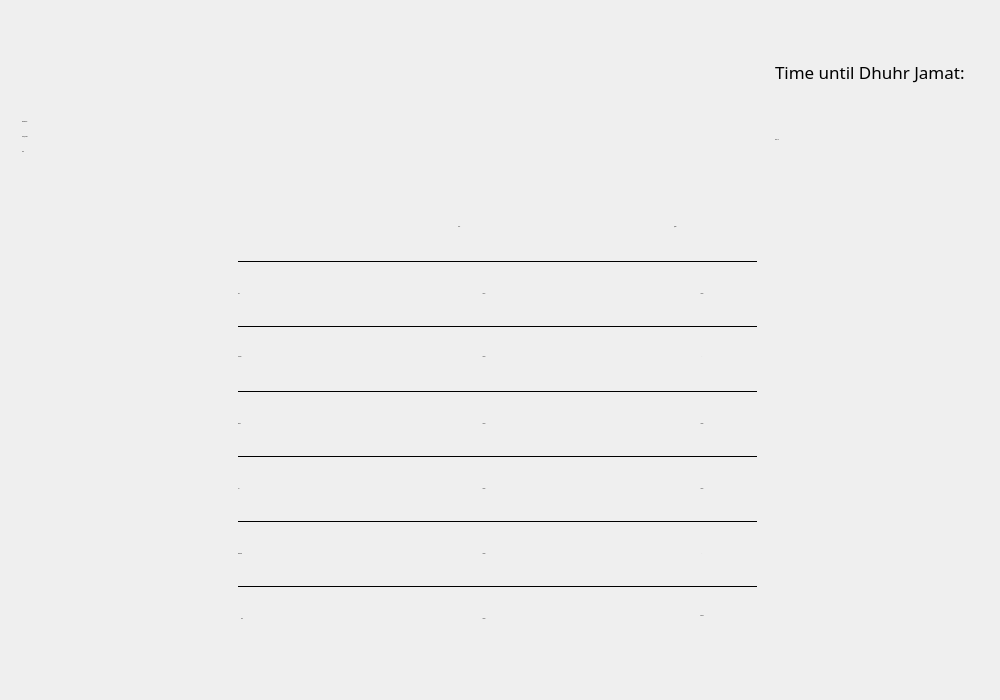
<?xml version="1.0" encoding="UTF-8"?>
<ui version="4.0">
 <class>MainWindow</class>
 <widget class="QMainWindow" name="MainWindow">
  <property name="windowModality">
   <enum>Qt::WindowModal</enum>
  </property>
  <property name="geometry">
   <rect>
    <x>0</x>
    <y>0</y>
    <width>1000</width>
    <height>700</height>
   </rect>
  </property>
  <property name="mouseTracking">
   <bool>false</bool>
  </property>
  <property name="focusPolicy">
   <enum>Qt::NoFocus</enum>
  </property>
  <property name="windowTitle">
   <string>MainWindow</string>
  </property>
  <property name="windowIcon">
   <iconset>
    <normaloff>icons/islamic3.png</normaloff>icons/islamic3.png</iconset>
  </property>
  <property name="windowOpacity">
   <double>1.000000000000000</double>
  </property>
  <property name="styleSheet">
   <string notr="true"/>
  </property>
  <widget class="QWidget" name="centralwidget">
   <property name="focusPolicy">
    <enum>Qt::NoFocus</enum>
   </property>
   <widget class="QLabel" name="date_label">
    <property name="geometry">
     <rect>
      <x>22</x>
      <y>38</y>
      <width>354</width>
      <height>198</height>
     </rect>
    </property>
    <property name="font">
     <font>
      <family>Nunito</family>
      <pointsize>-1</pointsize>
      <weight>50</weight>
      <italic>false</italic>
      <bold>false</bold>
     </font>
    </property>
    <property name="styleSheet">
     <string notr="true">font: 48px &quot;Nunito&quot;;</string>
    </property>
    <property name="text">
     <string>&lt;html&gt;&lt;head/&gt;&lt;body&gt;&lt;p&gt;Wednesday &lt;/p&gt;&lt;p&gt;26th January &lt;/p&gt;&lt;p&gt;2018&lt;/p&gt;&lt;/body&gt;&lt;/html&gt;</string>
    </property>
   </widget>
   <widget class="QLabel" name="timeleft_label">
    <property name="geometry">
     <rect>
      <x>775</x>
      <y>38</y>
      <width>197</width>
      <height>69</height>
     </rect>
    </property>
    <property name="font">
     <font>
      <family>Nunito</family>
      <pointsize>-1</pointsize>
      <weight>50</weight>
      <italic>false</italic>
      <bold>false</bold>
     </font>
    </property>
    <property name="styleSheet">
     <string notr="true">font: 25px &quot;Nunito&quot;;</string>
    </property>
    <property name="text">
     <string>&lt;html&gt;&lt;head/&gt;&lt;body&gt;&lt;p&gt;&lt;span style=&quot; font-size:13pt;&quot;&gt;Time until Dhuhr Jamat:&lt;/span&gt;&lt;/p&gt;&lt;/body&gt;&lt;/html&gt;</string>
    </property>
    <property name="alignment">
     <set>Qt::AlignLeading|Qt::AlignLeft|Qt::AlignVCenter</set>
    </property>
    <property name="wordWrap">
     <bool>true</bool>
    </property>
   </widget>
   <widget class="QLabel" name="t11_label">
    <property name="geometry">
     <rect>
      <x>775</x>
      <y>107</y>
      <width>197</width>
      <height>66</height>
     </rect>
    </property>
    <property name="font">
     <font>
      <family>Nunito</family>
      <pointsize>-1</pointsize>
      <weight>50</weight>
      <italic>false</italic>
      <bold>false</bold>
     </font>
    </property>
    <property name="styleSheet">
     <string notr="true">font: 48px &quot;Nunito&quot;;</string>
    </property>
    <property name="text">
     <string>&lt;html&gt;&lt;head/&gt;&lt;body&gt;&lt;p&gt;00:85:12&lt;/p&gt;&lt;/body&gt;&lt;/html&gt;</string>
    </property>
   </widget>
   <widget class="QLabel" name="label_5">
    <property name="geometry">
     <rect>
      <x>458</x>
      <y>213</y>
      <width>51</width>
      <height>28</height>
     </rect>
    </property>
    <property name="font">
     <font>
      <family>Nunito</family>
      <pointsize>-1</pointsize>
      <weight>50</weight>
      <italic>false</italic>
      <bold>false</bold>
     </font>
    </property>
    <property name="styleSheet">
     <string notr="true">font: 20px &quot;Nunito&quot;;</string>
    </property>
    <property name="text">
     <string>&lt;html&gt;&lt;head/&gt;&lt;body&gt;&lt;p&gt;Start&lt;/p&gt;&lt;/body&gt;&lt;/html&gt;</string>
    </property>
   </widget>
   <widget class="QLabel" name="label_6">
    <property name="geometry">
     <rect>
      <x>674</x>
      <y>213</y>
      <width>56</width>
      <height>28</height>
     </rect>
    </property>
    <property name="font">
     <font>
      <family>Nunito</family>
      <pointsize>-1</pointsize>
      <weight>50</weight>
      <italic>false</italic>
      <bold>false</bold>
     </font>
    </property>
    <property name="styleSheet">
     <string notr="true">font: 20px &quot;Nunito&quot;;</string>
    </property>
    <property name="text">
     <string>&lt;html&gt;&lt;head/&gt;&lt;body&gt;&lt;p&gt;Jamat&lt;/p&gt;&lt;/body&gt;&lt;/html&gt;</string>
    </property>
   </widget>
   <widget class="QLabel" name="label_7">
    <property name="geometry">
     <rect>
      <x>238</x>
      <y>280</y>
      <width>90</width>
      <height>28</height>
     </rect>
    </property>
    <property name="font">
     <font>
      <family>Nunito</family>
      <pointsize>-1</pointsize>
      <weight>50</weight>
      <italic>false</italic>
      <bold>false</bold>
     </font>
    </property>
    <property name="styleSheet">
     <string notr="true">font: 20px &quot;Nunito&quot;;</string>
    </property>
    <property name="text">
     <string>&lt;html&gt;&lt;head/&gt;&lt;body&gt;&lt;p&gt;Fajr&lt;/p&gt;&lt;/body&gt;&lt;/html&gt;</string>
    </property>
   </widget>
   <widget class="QLabel" name="label_8">
    <property name="geometry">
     <rect>
      <x>238</x>
      <y>343</y>
      <width>90</width>
      <height>28</height>
     </rect>
    </property>
    <property name="font">
     <font>
      <family>Nunito</family>
      <pointsize>-1</pointsize>
      <weight>50</weight>
      <italic>false</italic>
      <bold>false</bold>
     </font>
    </property>
    <property name="styleSheet">
     <string notr="true">font: 20px &quot;Nunito&quot;;</string>
    </property>
    <property name="text">
     <string>&lt;html&gt;&lt;head/&gt;&lt;body&gt;&lt;p&gt;Sunrise&lt;/p&gt;&lt;/body&gt;&lt;/html&gt;</string>
    </property>
   </widget>
   <widget class="QLabel" name="label_9">
    <property name="geometry">
     <rect>
      <x>238</x>
      <y>410</y>
      <width>90</width>
      <height>28</height>
     </rect>
    </property>
    <property name="font">
     <font>
      <family>Nunito</family>
      <pointsize>-1</pointsize>
      <weight>50</weight>
      <italic>false</italic>
      <bold>false</bold>
     </font>
    </property>
    <property name="styleSheet">
     <string notr="true">font: 20px &quot;Nunito&quot;;</string>
    </property>
    <property name="text">
     <string>&lt;html&gt;&lt;head/&gt;&lt;body&gt;&lt;p&gt;Dhuhr&lt;/p&gt;&lt;/body&gt;&lt;/html&gt;</string>
    </property>
   </widget>
   <widget class="QLabel" name="label_10">
    <property name="geometry">
     <rect>
      <x>238</x>
      <y>475</y>
      <width>90</width>
      <height>28</height>
     </rect>
    </property>
    <property name="font">
     <font>
      <family>Nunito</family>
      <pointsize>-1</pointsize>
      <weight>50</weight>
      <italic>false</italic>
      <bold>false</bold>
     </font>
    </property>
    <property name="styleSheet">
     <string notr="true">font: 20px &quot;Nunito&quot;;</string>
    </property>
    <property name="text">
     <string>&lt;html&gt;&lt;head/&gt;&lt;body&gt;&lt;p&gt;Asr&lt;/p&gt;&lt;/body&gt;&lt;/html&gt;</string>
    </property>
   </widget>
   <widget class="QLabel" name="label_11">
    <property name="geometry">
     <rect>
      <x>238</x>
      <y>540</y>
      <width>90</width>
      <height>28</height>
     </rect>
    </property>
    <property name="font">
     <font>
      <family>Nunito</family>
      <pointsize>-1</pointsize>
      <weight>50</weight>
      <italic>false</italic>
      <bold>false</bold>
     </font>
    </property>
    <property name="styleSheet">
     <string notr="true">font: 20px &quot;Nunito&quot;;</string>
    </property>
    <property name="text">
     <string>&lt;html&gt;&lt;head/&gt;&lt;body&gt;&lt;p&gt;Maghrib&lt;/p&gt;&lt;/body&gt;&lt;/html&gt;</string>
    </property>
   </widget>
   <widget class="QLabel" name="label_12">
    <property name="geometry">
     <rect>
      <x>241</x>
      <y>605</y>
      <width>90</width>
      <height>28</height>
     </rect>
    </property>
    <property name="font">
     <font>
      <family>Nunito</family>
      <pointsize>-1</pointsize>
      <weight>50</weight>
      <italic>false</italic>
      <bold>false</bold>
     </font>
    </property>
    <property name="styleSheet">
     <string notr="true">font: 20px &quot;Nunito&quot;;</string>
    </property>
    <property name="text">
     <string>&lt;html&gt;&lt;head/&gt;&lt;body&gt;&lt;p&gt;Isha&lt;/p&gt;&lt;/body&gt;&lt;/html&gt;</string>
    </property>
   </widget>
   <widget class="QLabel" name="t1_label">
    <property name="geometry">
     <rect>
      <x>429</x>
      <y>277</y>
      <width>110</width>
      <height>34</height>
     </rect>
    </property>
    <property name="font">
     <font>
      <family>Nunito</family>
      <pointsize>-1</pointsize>
      <weight>50</weight>
      <italic>false</italic>
      <bold>false</bold>
     </font>
    </property>
    <property name="styleSheet">
     <string notr="true">font: 25px &quot;Nunito&quot;;</string>
    </property>
    <property name="text">
     <string>&lt;html&gt;&lt;head/&gt;&lt;body&gt;&lt;p&gt;Time1&lt;/p&gt;&lt;/body&gt;&lt;/html&gt;</string>
    </property>
    <property name="alignment">
     <set>Qt::AlignCenter</set>
    </property>
   </widget>
   <widget class="QLabel" name="t2_label">
    <property name="geometry">
     <rect>
      <x>647</x>
      <y>277</y>
      <width>110</width>
      <height>34</height>
     </rect>
    </property>
    <property name="font">
     <font>
      <family>Nunito</family>
      <pointsize>-1</pointsize>
      <weight>50</weight>
      <italic>false</italic>
      <bold>false</bold>
     </font>
    </property>
    <property name="styleSheet">
     <string notr="true">font: 25px &quot;Nunito&quot;;</string>
    </property>
    <property name="text">
     <string>&lt;html&gt;&lt;head/&gt;&lt;body&gt;&lt;p&gt;Time2&lt;/p&gt;&lt;/body&gt;&lt;/html&gt;</string>
    </property>
    <property name="alignment">
     <set>Qt::AlignCenter</set>
    </property>
   </widget>
   <widget class="QLabel" name="t3_label">
    <property name="geometry">
     <rect>
      <x>429</x>
      <y>340</y>
      <width>110</width>
      <height>34</height>
     </rect>
    </property>
    <property name="font">
     <font>
      <family>Nunito</family>
      <pointsize>-1</pointsize>
      <weight>50</weight>
      <italic>false</italic>
      <bold>false</bold>
     </font>
    </property>
    <property name="styleSheet">
     <string notr="true">font: 25px &quot;Nunito&quot;;</string>
    </property>
    <property name="text">
     <string>&lt;html&gt;&lt;head/&gt;&lt;body&gt;&lt;p&gt;Time3&lt;/p&gt;&lt;/body&gt;&lt;/html&gt;</string>
    </property>
    <property name="alignment">
     <set>Qt::AlignCenter</set>
    </property>
   </widget>
   <widget class="QLabel" name="label_16">
    <property name="geometry">
     <rect>
      <x>647</x>
      <y>340</y>
      <width>110</width>
      <height>34</height>
     </rect>
    </property>
    <property name="font">
     <font>
      <family>Nunito</family>
      <pointsize>-1</pointsize>
      <weight>50</weight>
      <italic>false</italic>
      <bold>false</bold>
     </font>
    </property>
    <property name="styleSheet">
     <string notr="true">font: 25px &quot;Nunito&quot;;</string>
    </property>
    <property name="text">
     <string>&lt;html&gt;&lt;head/&gt;&lt;body&gt;&lt;p&gt;-&lt;/p&gt;&lt;/body&gt;&lt;/html&gt;</string>
    </property>
    <property name="alignment">
     <set>Qt::AlignCenter</set>
    </property>
   </widget>
   <widget class="QLabel" name="t4_label">
    <property name="geometry">
     <rect>
      <x>429</x>
      <y>407</y>
      <width>110</width>
      <height>34</height>
     </rect>
    </property>
    <property name="font">
     <font>
      <family>Nunito</family>
      <pointsize>-1</pointsize>
      <weight>50</weight>
      <italic>false</italic>
      <bold>false</bold>
     </font>
    </property>
    <property name="styleSheet">
     <string notr="true">font: 25px &quot;Nunito&quot;;</string>
    </property>
    <property name="text">
     <string>&lt;html&gt;&lt;head/&gt;&lt;body&gt;&lt;p&gt;Time4&lt;/p&gt;&lt;/body&gt;&lt;/html&gt;</string>
    </property>
    <property name="alignment">
     <set>Qt::AlignCenter</set>
    </property>
   </widget>
   <widget class="QLabel" name="t6_label">
    <property name="geometry">
     <rect>
      <x>429</x>
      <y>472</y>
      <width>110</width>
      <height>34</height>
     </rect>
    </property>
    <property name="font">
     <font>
      <family>Nunito</family>
      <pointsize>-1</pointsize>
      <weight>50</weight>
      <italic>false</italic>
      <bold>false</bold>
     </font>
    </property>
    <property name="styleSheet">
     <string notr="true">font: 25px &quot;Nunito&quot;;</string>
    </property>
    <property name="text">
     <string>&lt;html&gt;&lt;head/&gt;&lt;body&gt;&lt;p&gt;Time6&lt;/p&gt;&lt;/body&gt;&lt;/html&gt;</string>
    </property>
    <property name="alignment">
     <set>Qt::AlignCenter</set>
    </property>
   </widget>
   <widget class="QLabel" name="t7_label">
    <property name="geometry">
     <rect>
      <x>647</x>
      <y>472</y>
      <width>110</width>
      <height>34</height>
     </rect>
    </property>
    <property name="font">
     <font>
      <family>Nunito</family>
      <pointsize>-1</pointsize>
      <weight>50</weight>
      <italic>false</italic>
      <bold>false</bold>
     </font>
    </property>
    <property name="styleSheet">
     <string notr="true">font: 25px &quot;Nunito&quot;;</string>
    </property>
    <property name="text">
     <string>&lt;html&gt;&lt;head/&gt;&lt;body&gt;&lt;p&gt;Time7&lt;/p&gt;&lt;/body&gt;&lt;/html&gt;</string>
    </property>
    <property name="alignment">
     <set>Qt::AlignCenter</set>
    </property>
   </widget>
   <widget class="QLabel" name="t8_label">
    <property name="geometry">
     <rect>
      <x>429</x>
      <y>537</y>
      <width>110</width>
      <height>34</height>
     </rect>
    </property>
    <property name="font">
     <font>
      <family>Nunito</family>
      <pointsize>-1</pointsize>
      <weight>50</weight>
      <italic>false</italic>
      <bold>false</bold>
     </font>
    </property>
    <property name="styleSheet">
     <string notr="true">font: 25px &quot;Nunito&quot;;</string>
    </property>
    <property name="text">
     <string>&lt;html&gt;&lt;head/&gt;&lt;body&gt;&lt;p&gt;Time8&lt;/p&gt;&lt;/body&gt;&lt;/html&gt;</string>
    </property>
    <property name="alignment">
     <set>Qt::AlignCenter</set>
    </property>
   </widget>
   <widget class="QLabel" name="label_21">
    <property name="geometry">
     <rect>
      <x>647</x>
      <y>537</y>
      <width>110</width>
      <height>34</height>
     </rect>
    </property>
    <property name="font">
     <font>
      <family>Nunito</family>
      <pointsize>-1</pointsize>
      <weight>50</weight>
      <italic>false</italic>
      <bold>false</bold>
     </font>
    </property>
    <property name="styleSheet">
     <string notr="true">font: 25px &quot;Nunito&quot;;</string>
    </property>
    <property name="text">
     <string>&lt;html&gt;&lt;head/&gt;&lt;body&gt;&lt;p&gt;-&lt;/p&gt;&lt;/body&gt;&lt;/html&gt;</string>
    </property>
    <property name="alignment">
     <set>Qt::AlignCenter</set>
    </property>
   </widget>
   <widget class="QLabel" name="t9_label">
    <property name="geometry">
     <rect>
      <x>429</x>
      <y>602</y>
      <width>110</width>
      <height>34</height>
     </rect>
    </property>
    <property name="font">
     <font>
      <family>Nunito</family>
      <pointsize>-1</pointsize>
      <weight>50</weight>
      <italic>false</italic>
      <bold>false</bold>
     </font>
    </property>
    <property name="styleSheet">
     <string notr="true">font: 25px &quot;Nunito&quot;;</string>
    </property>
    <property name="text">
     <string>&lt;html&gt;&lt;head/&gt;&lt;body&gt;&lt;p&gt;Time9&lt;/p&gt;&lt;/body&gt;&lt;/html&gt;</string>
    </property>
    <property name="alignment">
     <set>Qt::AlignCenter</set>
    </property>
   </widget>
   <widget class="QLabel" name="t10_label">
    <property name="geometry">
     <rect>
      <x>647</x>
      <y>599</y>
      <width>110</width>
      <height>34</height>
     </rect>
    </property>
    <property name="font">
     <font>
      <family>Nunito</family>
      <pointsize>-1</pointsize>
      <weight>50</weight>
      <italic>false</italic>
      <bold>false</bold>
     </font>
    </property>
    <property name="styleSheet">
     <string notr="true">font: 25px &quot;Nunito&quot;;</string>
    </property>
    <property name="text">
     <string>&lt;html&gt;&lt;head/&gt;&lt;body&gt;&lt;p&gt;Time10&lt;/p&gt;&lt;/body&gt;&lt;/html&gt;</string>
    </property>
    <property name="alignment">
     <set>Qt::AlignCenter</set>
    </property>
   </widget>
   <widget class="QLabel" name="t5_label">
    <property name="geometry">
     <rect>
      <x>647</x>
      <y>407</y>
      <width>110</width>
      <height>34</height>
     </rect>
    </property>
    <property name="font">
     <font>
      <family>Nunito</family>
      <pointsize>-1</pointsize>
      <weight>50</weight>
      <italic>false</italic>
      <bold>false</bold>
     </font>
    </property>
    <property name="styleSheet">
     <string notr="true">font: 25px &quot;Nunito&quot;;</string>
    </property>
    <property name="text">
     <string>&lt;html&gt;&lt;head/&gt;&lt;body&gt;&lt;p&gt;Time5&lt;/p&gt;&lt;/body&gt;&lt;/html&gt;</string>
    </property>
    <property name="alignment">
     <set>Qt::AlignCenter</set>
    </property>
   </widget>
   <widget class="QPushButton" name="b_button">
    <property name="geometry">
     <rect>
      <x>22</x>
      <y>630</y>
      <width>43</width>
      <height>43</height>
     </rect>
    </property>
    <property name="focusPolicy">
     <enum>Qt::NoFocus</enum>
    </property>
    <property name="styleSheet">
     <string notr="true">
</string>
    </property>
    <property name="text">
     <string/>
    </property>
    <property name="icon">
     <iconset>
      <normaloff>icons/arrow_left.png</normaloff>icons/arrow_left.png</iconset>
    </property>
    <property name="iconSize">
     <size>
      <width>43</width>
      <height>43</height>
     </size>
    </property>
    <property name="flat">
     <bool>true</bool>
    </property>
   </widget>
   <widget class="QPushButton" name="f_button">
    <property name="geometry">
     <rect>
      <x>87</x>
      <y>630</y>
      <width>43</width>
      <height>43</height>
     </rect>
    </property>
    <property name="focusPolicy">
     <enum>Qt::NoFocus</enum>
    </property>
    <property name="text">
     <string/>
    </property>
    <property name="icon">
     <iconset>
      <normaloff>icons/arrow_right.png</normaloff>icons/arrow_right.png</iconset>
    </property>
    <property name="iconSize">
     <size>
      <width>43</width>
      <height>43</height>
     </size>
    </property>
    <property name="flat">
     <bool>true</bool>
    </property>
   </widget>
   <widget class="QPushButton" name="s_button">
    <property name="geometry">
     <rect>
      <x>929</x>
      <y>630</y>
      <width>43</width>
      <height>43</height>
     </rect>
    </property>
    <property name="focusPolicy">
     <enum>Qt::NoFocus</enum>
    </property>
    <property name="text">
     <string/>
    </property>
    <property name="icon">
     <iconset>
      <normaloff>icons/settings.png</normaloff>icons/settings.png</iconset>
    </property>
    <property name="iconSize">
     <size>
      <width>43</width>
      <height>43</height>
     </size>
    </property>
    <property name="flat">
     <bool>true</bool>
    </property>
   </widget>
   <widget class="Line" name="line">
    <property name="geometry">
     <rect>
      <x>238</x>
      <y>261</y>
      <width>519</width>
      <height>1</height>
     </rect>
    </property>
    <property name="styleSheet">
     <string notr="true">background-color: rgb(0, 0, 0);</string>
    </property>
    <property name="lineWidth">
     <number>1</number>
    </property>
    <property name="midLineWidth">
     <number>0</number>
    </property>
    <property name="orientation">
     <enum>Qt::Horizontal</enum>
    </property>
   </widget>
   <widget class="Line" name="line_2">
    <property name="geometry">
     <rect>
      <x>238</x>
      <y>326</y>
      <width>519</width>
      <height>1</height>
     </rect>
    </property>
    <property name="styleSheet">
     <string notr="true">background-color: rgb(0, 0, 0);</string>
    </property>
    <property name="lineWidth">
     <number>1</number>
    </property>
    <property name="midLineWidth">
     <number>0</number>
    </property>
    <property name="orientation">
     <enum>Qt::Horizontal</enum>
    </property>
   </widget>
   <widget class="Line" name="line_3">
    <property name="geometry">
     <rect>
      <x>238</x>
      <y>391</y>
      <width>519</width>
      <height>1</height>
     </rect>
    </property>
    <property name="styleSheet">
     <string notr="true">background-color: rgb(0, 0, 0);</string>
    </property>
    <property name="lineWidth">
     <number>1</number>
    </property>
    <property name="midLineWidth">
     <number>0</number>
    </property>
    <property name="orientation">
     <enum>Qt::Horizontal</enum>
    </property>
   </widget>
   <widget class="Line" name="line_4">
    <property name="geometry">
     <rect>
      <x>238</x>
      <y>456</y>
      <width>519</width>
      <height>1</height>
     </rect>
    </property>
    <property name="styleSheet">
     <string notr="true">background-color: rgb(0, 0, 0);</string>
    </property>
    <property name="lineWidth">
     <number>1</number>
    </property>
    <property name="midLineWidth">
     <number>0</number>
    </property>
    <property name="orientation">
     <enum>Qt::Horizontal</enum>
    </property>
   </widget>
   <widget class="Line" name="line_5">
    <property name="geometry">
     <rect>
      <x>238</x>
      <y>521</y>
      <width>519</width>
      <height>1</height>
     </rect>
    </property>
    <property name="styleSheet">
     <string notr="true">background-color: rgb(0, 0, 0);</string>
    </property>
    <property name="lineWidth">
     <number>1</number>
    </property>
    <property name="midLineWidth">
     <number>0</number>
    </property>
    <property name="orientation">
     <enum>Qt::Horizontal</enum>
    </property>
   </widget>
   <widget class="Line" name="line_6">
    <property name="geometry">
     <rect>
      <x>238</x>
      <y>586</y>
      <width>519</width>
      <height>1</height>
     </rect>
    </property>
    <property name="styleSheet">
     <string notr="true">background-color: rgb(0, 0, 0);</string>
    </property>
    <property name="lineWidth">
     <number>1</number>
    </property>
    <property name="midLineWidth">
     <number>0</number>
    </property>
    <property name="orientation">
     <enum>Qt::Horizontal</enum>
    </property>
   </widget>
  </widget>
 </widget>
 <resources/>
 <connections/>
</ui>
